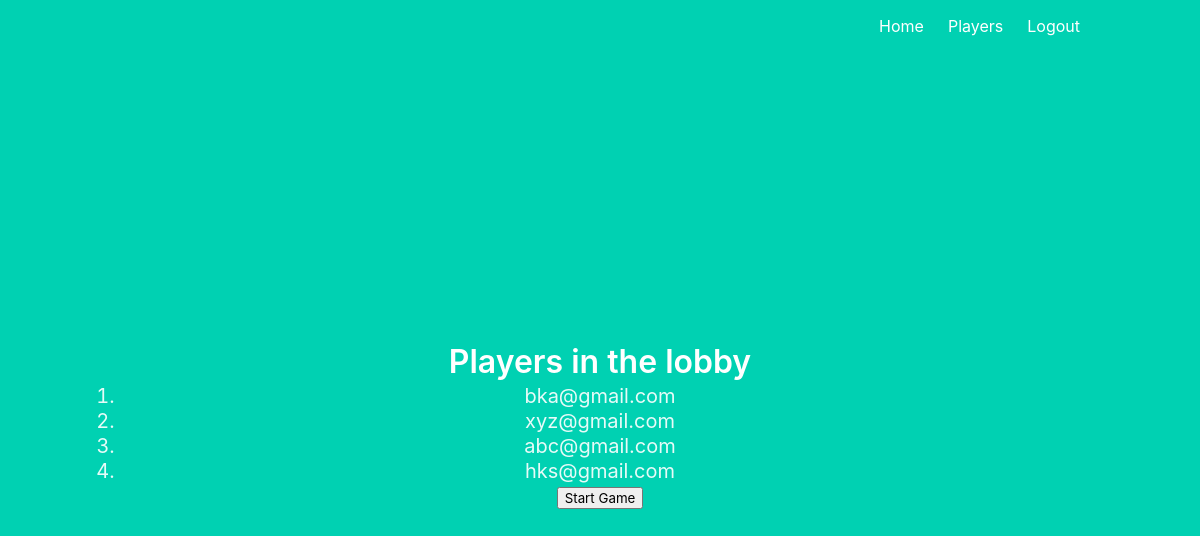
Screenshot of /players (signed in) with the database file from the repository.
### models.py (models this page shows)
class Player(db.Model):
	id = db.Column(db.Integer, primary_key=True)
	email = db.Column(db.String(100), unique=True)
	bid = db.Column(db.Boolean, default=False)

### players.py (the view)
@players.route('/players')
@login_required
def list_players():
	players = Player.query.all()
	present = False if Player.query.filter_by(email=current_user.email).first() is None else True
	return render_template('players.html', players=players, present=present)

### __init__.py (called while the page is built)
def create_app():
    app = Flask(__name__)
    app.config['SECRET_KEY'] = '9OLWxND4o83j4K4iuopO'
    app.config['SQLALCHEMY_DATABASE_URI'] = 'sqlite:///db.sqlite'
    db.init_app(app)
    login_manager = LoginManager()
    login_manager.login_view = 'auth.login'
    login_manager.init_app(app)
    with app.app_context():
        from .models import User
        @login_manager.user_loader
        def load_user(user_id):
            return User.query.get(int(user_id))
        from .auth import auth as auth_blueprint
        app.register_blueprint(auth_blueprint)
        from .main import main as main_blueprint
        app.register_blueprint(main_blueprint)
        from .players import players as players_blueprint
        app.register_blueprint(players_blueprint)
        from .game import game as game_blueprint
        app.register_blueprint(game_blueprint)
    return app

### templates/players.html (shortened to what this page needs)
{% extends "base.html" %}
{% block content %}
<h1 class="title">
  Players in the lobby
</h1>
<h2 class="subtitle">
  <ol>
  	{%for i in players%}
  		<li>{{i.email}}</li>
  	{%endfor%}
  </ol>
  {%if present == True%}
  	<a href="{{ url_for('players.start_game')}}"><button>Start Game</button></a>
  {%endif%}
</h2>
{% endblock %}

### templates/base.html (shortened to what this page needs)
<!DOCTYPE html>
<html>
<head>
    <link rel="stylesheet" href="https://cdnjs.cloudflare.com/ajax/libs/bulma/0.7.2/css/bulma.min.css" />
</head>
<body>
    <section class="hero is-primary is-fullheight">
        <div class="hero-head">
            <nav class="navbar">
                <div class="container">
                    <div id="navbarMenuHeroA" class="navbar-menu">
                        <div class="navbar-end">
                            <a href="{{ url_for('main.index') }}" class="navbar-item">
                                Home
                            </a>
                            {% if current_user.is_authenticated %}
                            <a href="{{ url_for('players.list_players') }}" class="navbar-item">
                                Players
                            </a>
                            {% endif %}
                            {% if current_user.is_authenticated %}
                            <a href="{{ url_for('auth.logout') }}" class="navbar-item">
                                Logout
                            </a>
                            {% endif %}
                        </div>
                    </div>
                </div>
            </nav>
        </div>
        <div class="hero-body">
            <div class="container has-text-centered">
               {% block content %}
               {% endblock %}
            </div>
        </div>
    </section>
</body>
</html>

### rows the page displays
Player: email "bka@gmail.com"
Player: email "xyz@gmail.com"
Player: email "abc@gmail.com"
Player: email "hks@gmail.com"
